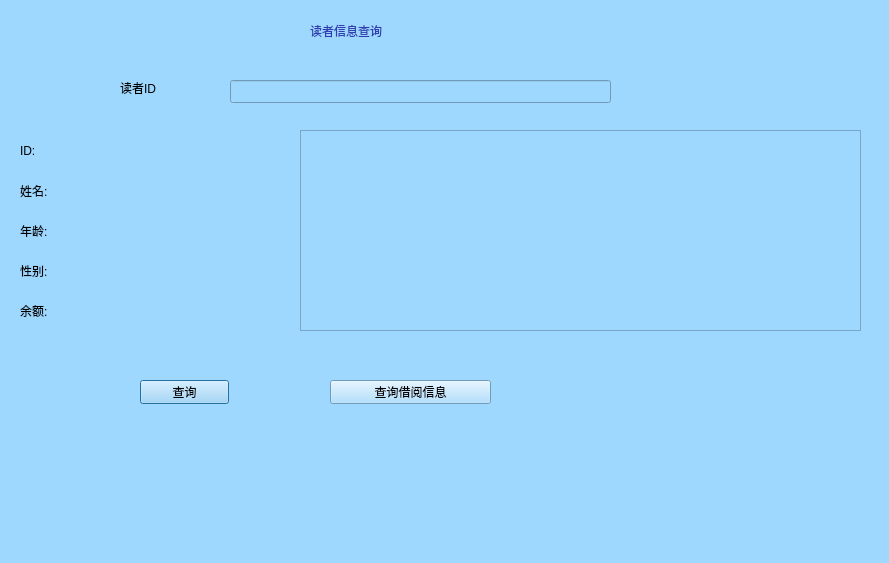
<?xml version="1.0" encoding="UTF-8"?>
<ui version="4.0">
 <class>searchBorrower</class>
 <widget class="QDialog" name="searchBorrower">
  <property name="geometry">
   <rect>
    <x>0</x>
    <y>0</y>
    <width>889</width>
    <height>563</height>
   </rect>
  </property>
  <property name="windowTitle">
   <string>查找读者</string>
  </property>
  <property name="styleSheet">
   <string notr="true">background-color: rgb(158, 216, 255);</string>
  </property>
  <widget class="QLabel" name="label">
   <property name="geometry">
    <rect>
     <x>120</x>
     <y>80</y>
     <width>72</width>
     <height>15</height>
    </rect>
   </property>
   <property name="text">
    <string>读者ID</string>
   </property>
  </widget>
  <widget class="QPushButton" name="okButton">
   <property name="geometry">
    <rect>
     <x>140</x>
     <y>380</y>
     <width>89</width>
     <height>24</height>
    </rect>
   </property>
   <property name="text">
    <string>查询</string>
   </property>
  </widget>
  <widget class="QLineEdit" name="lineEdit">
   <property name="geometry">
    <rect>
     <x>230</x>
     <y>80</y>
     <width>381</width>
     <height>23</height>
    </rect>
   </property>
  </widget>
  <widget class="QWidget" name="horizontalLayoutWidget">
   <property name="geometry">
    <rect>
     <x>20</x>
     <y>130</y>
     <width>251</width>
     <height>41</height>
    </rect>
   </property>
   <layout class="QHBoxLayout" name="horizontalLayout">
    <item>
     <widget class="QLabel" name="label_2">
      <property name="text">
       <string>ID:</string>
      </property>
     </widget>
    </item>
    <item>
     <widget class="QLabel" name="label_5">
      <property name="text">
       <string/>
      </property>
     </widget>
    </item>
   </layout>
  </widget>
  <widget class="QWidget" name="horizontalLayoutWidget_2">
   <property name="geometry">
    <rect>
     <x>20</x>
     <y>170</y>
     <width>251</width>
     <height>41</height>
    </rect>
   </property>
   <layout class="QHBoxLayout" name="horizontalLayout_2">
    <item>
     <widget class="QLabel" name="label_3">
      <property name="text">
       <string>姓名:</string>
      </property>
     </widget>
    </item>
    <item>
     <widget class="QLabel" name="label_6">
      <property name="text">
       <string/>
      </property>
     </widget>
    </item>
   </layout>
  </widget>
  <widget class="QWidget" name="horizontalLayoutWidget_3">
   <property name="geometry">
    <rect>
     <x>20</x>
     <y>210</y>
     <width>251</width>
     <height>41</height>
    </rect>
   </property>
   <layout class="QHBoxLayout" name="horizontalLayout_3">
    <item>
     <widget class="QLabel" name="label_4">
      <property name="text">
       <string>年龄:</string>
      </property>
     </widget>
    </item>
    <item>
     <widget class="QLabel" name="label_7">
      <property name="text">
       <string/>
      </property>
     </widget>
    </item>
   </layout>
  </widget>
  <widget class="QWidget" name="horizontalLayoutWidget_4">
   <property name="geometry">
    <rect>
     <x>20</x>
     <y>250</y>
     <width>251</width>
     <height>41</height>
    </rect>
   </property>
   <layout class="QHBoxLayout" name="horizontalLayout_4">
    <item>
     <widget class="QLabel" name="label_8">
      <property name="text">
       <string>性别:</string>
      </property>
     </widget>
    </item>
    <item>
     <widget class="QLabel" name="label_9">
      <property name="text">
       <string/>
      </property>
     </widget>
    </item>
   </layout>
  </widget>
  <widget class="QWidget" name="horizontalLayoutWidget_5">
   <property name="geometry">
    <rect>
     <x>20</x>
     <y>290</y>
     <width>251</width>
     <height>41</height>
    </rect>
   </property>
   <layout class="QHBoxLayout" name="horizontalLayout_5">
    <item>
     <widget class="QLabel" name="label_10">
      <property name="text">
       <string>余额:</string>
      </property>
     </widget>
    </item>
    <item>
     <widget class="QLabel" name="label_11">
      <property name="text">
       <string/>
      </property>
     </widget>
    </item>
   </layout>
  </widget>
  <widget class="QPushButton" name="pushButton">
   <property name="geometry">
    <rect>
     <x>330</x>
     <y>380</y>
     <width>161</width>
     <height>24</height>
    </rect>
   </property>
   <property name="text">
    <string>查询借阅信息</string>
   </property>
  </widget>
  <widget class="QTableView" name="tableView">
   <property name="geometry">
    <rect>
     <x>300</x>
     <y>130</y>
     <width>561</width>
     <height>201</height>
    </rect>
   </property>
  </widget>
  <widget class="QLabel" name="label_12">
   <property name="geometry">
    <rect>
     <x>310</x>
     <y>0</y>
     <width>181</width>
     <height>61</height>
    </rect>
   </property>
   <property name="styleSheet">
    <string notr="true">color: rgb(48, 60, 175);
font: 87 9pt &quot;Arial&quot;;
font: 14pt &quot;Arial&quot;;
font: 10pt &quot;华文新魏&quot;;
font: 11pt &quot;Arial&quot;;
font: 11pt &quot;华文新魏&quot;;</string>
   </property>
   <property name="text">
    <string>读者信息查询</string>
   </property>
  </widget>
 </widget>
 <resources/>
 <connections/>
</ui>
